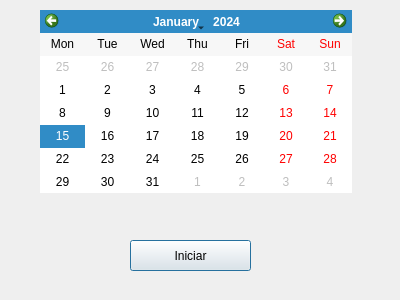
<?xml version="1.0" encoding="UTF-8"?>
<ui version="4.0">
 <class>Dialog</class>
 <widget class="QDialog" name="Dialog">
  <property name="enabled">
   <bool>true</bool>
  </property>
  <property name="geometry">
   <rect>
    <x>0</x>
    <y>0</y>
    <width>400</width>
    <height>300</height>
   </rect>
  </property>
  <property name="font">
   <font>
    <kerning>true</kerning>
   </font>
  </property>
  <property name="cursor">
   <cursorShape>PointingHandCursor</cursorShape>
  </property>
  <property name="contextMenuPolicy">
   <enum>Qt::DefaultContextMenu</enum>
  </property>
  <property name="windowTitle">
   <string>Dialog</string>
  </property>
  <property name="accessibleDescription">
   <string/>
  </property>
  <property name="layoutDirection">
   <enum>Qt::LeftToRight</enum>
  </property>
  <property name="inputMethodHints">
   <set>Qt::ImhNone</set>
  </property>
  <property name="sizeGripEnabled">
   <bool>false</bool>
  </property>
  <property name="modal">
   <bool>false</bool>
  </property>
  <widget class="QCalendarWidget" name="w_calendario">
   <property name="geometry">
    <rect>
     <x>40</x>
     <y>10</y>
     <width>312</width>
     <height>183</height>
    </rect>
   </property>
   <property name="inputMethodHints">
    <set>Qt::ImhNone</set>
   </property>
   <property name="gridVisible">
    <bool>false</bool>
   </property>
   <property name="verticalHeaderFormat">
    <enum>QCalendarWidget::NoVerticalHeader</enum>
   </property>
   <property name="navigationBarVisible">
    <bool>true</bool>
   </property>
   <property name="dateEditEnabled">
    <bool>true</bool>
   </property>
  </widget>
  <widget class="QPushButton" name="bt_iniciar">
   <property name="geometry">
    <rect>
     <x>130</x>
     <y>240</y>
     <width>121</width>
     <height>31</height>
    </rect>
   </property>
   <property name="text">
    <string>Iniciar</string>
   </property>
  </widget>
 </widget>
 <resources/>
 <connections/>
</ui>
